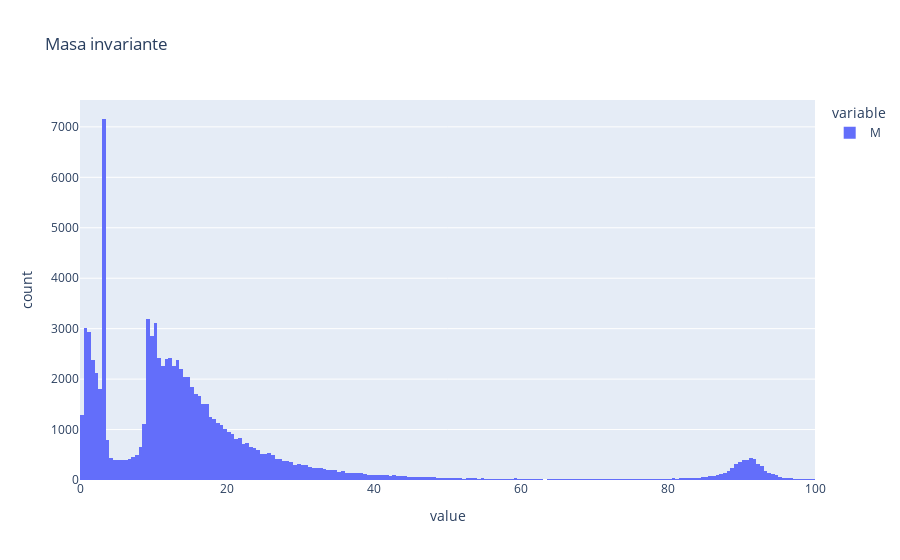

Source (notebook cell):
### Code cell
import plotly.express as px

fig_5=px.histogram(df["M"][df["M"] < 100], title="Masa invariante")
fig_5.show()

### Figure 1 — Plotly figure (JSON) as saved in the notebook; plotly's stock layout.template omitted (floating-point values rounded to 4 significant figures; data arrays with more than 128 entries replaced by an {"elided": "..."} marker saying what was removed)
{"data": [{"alignmentgroup": "True", "bingroup": "x", "hovertemplate": "variable=M<br>value=%{x}<br>count=%{y}<extra></extra>", "legendgroup": "M", "marker": {"color": "#636efa", "pattern": {"shape": ""}}, "name": "M", "offsetgroup": "M", "orientation": "v", "showlegend": true, "type": "histogram", "x": {"elided": "93208 float values"}, "xaxis": "x", "yaxis": "y"}], "layout": {"autosize": true, "barmode": "relative", "legend": {"title": {"text": "variable"}, "tracegroupgap": 0}, "title": {"text": "Masa invariante"}, "xaxis": {"anchor": "y", "autorange": true, "domain": [0, 1], "range": [0, 100], "title": {"text": "value"}, "type": "linear"}, "yaxis": {"anchor": "x", "autorange": true, "domain": [0, 1], "range": [0, 7533.0], "title": {"text": "count"}}}}
